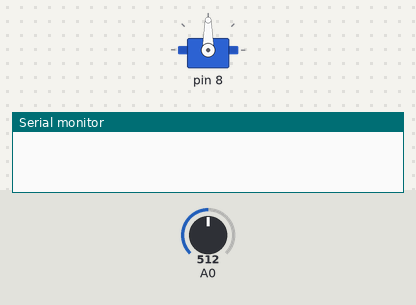
Bench run of a sketch on a simulated Arduino Uno, built with avr-gcc and run on an emulated ATmega328P. Shown: servo, the last lines printed to the serial monitor. The inputs (shaded band) are chosen by the test bench; at power-on: A0 = 512.

Above: at 0.1 s.
At 3.1 s:
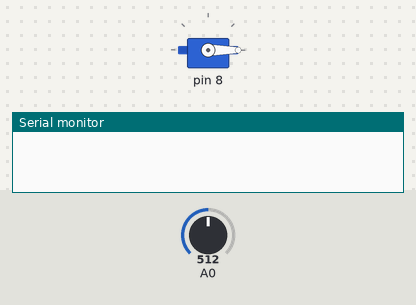
At 21.19 s:
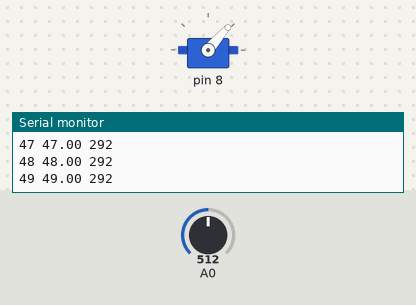
At 39.55 s:
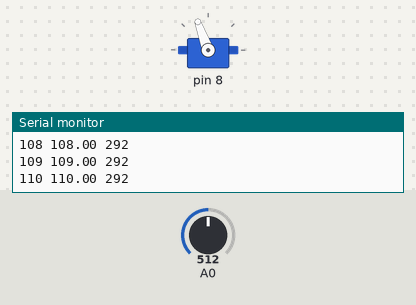
Timing chart, 0 to 40.0 s (numbered marks = the images above):
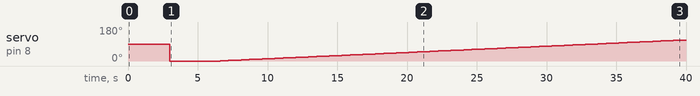

Measured:
- by itself, servo on pin 8: 90° → 0° at 3.0 s, → 1° 3.6 s later, → 2° 0.30 s later, → 3° 0.30 s later, … (112 changes in this stretch)

The sketch:

Sweep_Servo_Predict_Individual.pde
```cpp
#include <Hacked_servo.h>
#include <Servo.h>

#define NUMBER_OF_SERVOS 1
#define SWEEP_RANGE_MIN 0
#define SWEEP_RANGE_MAX 180

#define SAMPLE_SIZE 11

#define SERVO_THETA_INDEX 4

Hacked_servo myservo[NUMBER_OF_SERVOS];

double theta_0[8] = {-45.033886, -45.819169, -45.812751, 0.0, -45.731538, -45.916238, -45.435066, -45.107922};
double theta_1[8] = {0.65493, 0.64441, 0.651827, 0.0, 0.661175, 0.643767, 0.660404, 0.68851};

void setup()
{
  if(NUMBER_OF_SERVOS >= 1)
  {
    myservo[0].attach(8,A0); // attaches the servo object 0 to pin A0 and 8 on ports 1 and 2 respectiverly.
  }

  if(NUMBER_OF_SERVOS >= 2)
  {
    myservo[1].attach(9,A1); // attaches the servo object 1 to pin A1 and 9 on ports 3 and 4 respectiverly.
  }

  if(NUMBER_OF_SERVOS >= 3)
  {
    myservo[2].attach(10,A2); // attaches the servo object 1 to pin A1 and 9 on ports 3 and 4 respectiverly.
  }

  if(NUMBER_OF_SERVOS >= 4)
  {
    myservo[3].attach(11,A3); // attaches the servo object 1 to pin A1 and 9 on ports 3 and 4 respectiverly.
  }

  Serial.begin(115200);
}


void loop() // Sweep the servo, read the pot oupput and save the value throughout, then predict the angle.
{
  delay(3000);

  //unsigned int raw_data[SWEEP_RANGE_MAX];
  unsigned int raw_data;
  double angle;
  unsigned int i=0;
  int predicted_angle = 0;


  myservo[0].write(0);
  delay(3000);


  for(i=0, angle=0; angle<SWEEP_RANGE_MAX; i++, angle++)
  {
    raw_data = myservo[0].readPos_raw();
    delay(300);
    myservo[0].write(angle);

    predicted_angle = theta_0[SERVO_THETA_INDEX] + (theta_1[SERVO_THETA_INDEX] * raw_data);
    Serial.print(i);
    Serial.print(' ');
    Serial.print(angle);
    Serial.print(' ');
    Serial.print(predicted_angle);
    Serial.println(' ');
  }

  myservo[0].write(180);
  delay(1000);

  for(i, angle=180; angle>=SWEEP_RANGE_MIN; i++, angle--)
  {
    raw_data = myservo[0].readPos_raw();
    delay(300);
    myservo[0].write(angle);

    predicted_angle = theta_0[SERVO_THETA_INDEX] + (theta_1[SERVO_THETA_INDEX] * raw_data);
    Serial.print(i);
    Serial.print(' ');
    Serial.print(angle);
    Serial.print(' ');
    Serial.print(predicted_angle);
    Serial.println(' ');
  }

  while(1);
}
```
